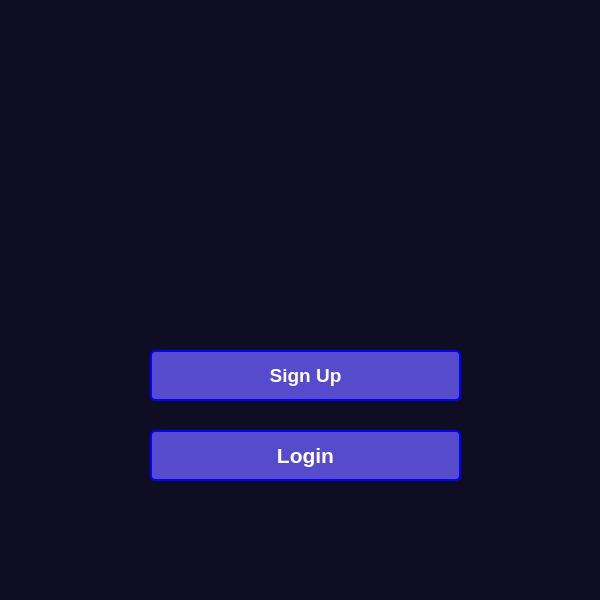
<?xml version="1.0" encoding="UTF-8"?>
<ui version="4.0">
 <class>MainWindow</class>
 <widget class="QMainWindow" name="MainWindow">
  <property name="geometry">
   <rect>
    <x>0</x>
    <y>0</y>
    <width>600</width>
    <height>600</height>
   </rect>
  </property>
  <property name="minimumSize">
   <size>
    <width>600</width>
    <height>600</height>
   </size>
  </property>
  <property name="maximumSize">
   <size>
    <width>600</width>
    <height>600</height>
   </size>
  </property>
  <property name="windowTitle">
   <string>MainWindow</string>
  </property>
  <property name="styleSheet">
   <string notr="true">background-color: rgb(15, 13, 35) ;</string>
  </property>
  <widget class="QWidget" name="centralwidget">
   <widget class="QPushButton" name="loginbutton">
    <property name="geometry">
     <rect>
      <x>150</x>
      <y>430</y>
      <width>311</width>
      <height>51</height>
     </rect>
    </property>
    <property name="font">
     <font>
      <pointsize>16</pointsize>
      <bold>true</bold>
     </font>
    </property>
    <property name="styleSheet">
     <string notr="true">QPushButton {
    background-color: rgb(86, 75, 205); 
    color: white; 
    border: 2px solid blue;
    border-radius: 5px;
    padding: 5px 10px; 
}

QPushButton:hover {
   background-color: qlineargradient(
x1:0, y1:0, x2:1, y2:1,
        stop:0 rgba(70, 130, 180, 255),
        stop:1 rgba(25, 25, 112, 255)
    );
}
QPushButton:pressed {
    background-color: qlineargradient(
        x1:0, y1:0, x2:1, y2:1,
        stop:0 rgba(135, 206, 250, 255),
        stop:1 rgba(70, 130, 180, 255)
    )
}</string>
    </property>
    <property name="text">
     <string>Login</string>
    </property>
   </widget>
   <widget class="QPushButton" name="signinbutton">
    <property name="geometry">
     <rect>
      <x>150</x>
      <y>350</y>
      <width>311</width>
      <height>51</height>
     </rect>
    </property>
    <property name="font">
     <font>
      <pointsize>14</pointsize>
      <bold>true</bold>
     </font>
    </property>
    <property name="styleSheet">
     <string notr="true">QPushButton {
    background-color: rgb(86, 75, 205); 
    color: white; 
    border: 2px solid blue;
    border-radius: 5px;
    padding: 5px 10px; 
}

QPushButton:hover {
   background-color: qlineargradient(
x1:0, y1:0, x2:1, y2:1,
        stop:0 rgba(70, 130, 180, 255),
        stop:1 rgba(25, 25, 112, 255)
    );
}
QPushButton:pressed {
    background-color: qlineargradient(
        x1:0, y1:0, x2:1, y2:1,
        stop:0 rgba(135, 206, 250, 255),
        stop:1 rgba(70, 130, 180, 255)
    )
}</string>
    </property>
    <property name="text">
     <string>Sign Up</string>
    </property>
   </widget>
   <widget class="QLabel" name="label_2">
    <property name="geometry">
     <rect>
      <x>10</x>
      <y>-30</y>
      <width>551</width>
      <height>531</height>
     </rect>
    </property>
    <property name="minimumSize">
     <size>
      <width>200</width>
      <height>200</height>
     </size>
    </property>
    <property name="text">
     <string/>
    </property>
    <property name="pixmap">
     <pixmap resource="resource.qrc">:/image/logo1.jpg</pixmap>
    </property>
    <property name="scaledContents">
     <bool>true</bool>
    </property>
   </widget>
   <zorder>label_2</zorder>
   <zorder>loginbutton</zorder>
   <zorder>signinbutton</zorder>
  </widget>
  <widget class="QMenuBar" name="menubar">
   <property name="geometry">
    <rect>
     <x>0</x>
     <y>0</y>
     <width>600</width>
     <height>22</height>
    </rect>
   </property>
  </widget>
  <widget class="QStatusBar" name="statusbar"/>
 </widget>
 <resources>
  <include location="resource.qrc"/>
 </resources>
 <connections/>
</ui>
